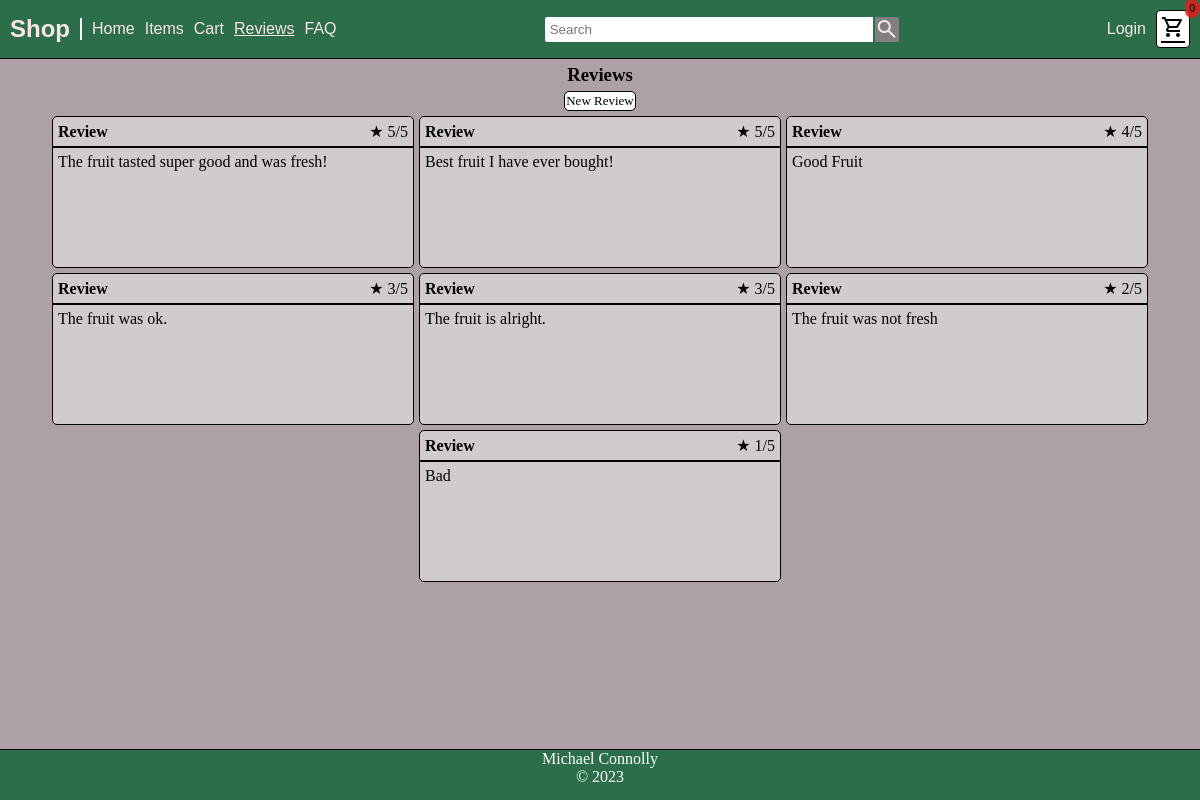
Screenshot of /reviews.php with the database file from the repository.
### tables this page shows
CREATE TABLE `reviews` (
  `id` int(11) NOT NULL,
  `review` varchar(400) DEFAULT NULL,
  `stars` int(11) DEFAULT NULL,
  `flag` smallint(6) DEFAULT NULL
);

### reviews.php (the view, shortened to what this page needs)
<?php
    include('db.php');
?>
<!DOCTYPE html>
<html lang="en">
<head>
    <link rel="stylesheet" href="style.css">
</head>
<body>
    <div class="website">
        <div class="header">
            <div class="nav">
                <h2>Shop</h2>
                <hr class="vertical">
                <a href="./" class="pages home">Home</a>
                <a href="items.php" class="pages">Items</a>
                <a href="cart.php" class="pages">Cart</a>
                <a href="reviews.php" class="pages active-page">Reviews</a>
                <a href="faq.php" class="pages">FAQ</a>
            </div>
            <div class="search">
                <input class="search-bar" type="search" placeholder="Search">
                <button class="material-symbols-outlined search-btn">search</button>
            </div>
            <div class='right'>
                <?php
                    if (isset($_SESSION["username"])) {
                        echo "<a href='logout.php' class='pages'>Logout</a>";
                    } else {
                        echo "<a href='login.php' class='pages'>Login</a>";
                    }
                ?>
                <div class="cart">
                    <?php
                        if(!empty($_SESSION["shopping_cart"])) {
                            $cart_count = count(array_keys($_SESSION["shopping_cart"]));
                        }
                        else {
                            $cart_count = 0;
                        }
                    ?>
                    <a href="cart.php" class="material-symbols-outlined cart-icon">shopping_cart</a>
                    <div id="cart-count" class="cart-count"><?php echo $cart_count ?></div>
                </div>
            </div>
        </div>
        <div class="body">
            <div class="main">
                <h3 class="page-header">Reviews</h3>
                <a class= 'btn' href="add-review.php">New Review</a>
                <div class="reviews">
                    <?php
                        $sql = "SELECT * FROM reviews ORDER BY stars DESC";
                        $result = $connection->query($sql);
                        while ($row = $result->fetch_assoc()) {
                                echo "
                                <div class='review'>
                                    <div class='review-header'>
                                        <h4>Review</h4>
                                        <p>★ $row[stars]/5</p>
                                    </div>
                                    <hr class='divider'>
                                    <p>$row[review]</p>
                                </div>
                            ";
                        }
                    ?>
                </div>
            </div>
        </div>
        <div class="footer">
            <p>Michael Connolly</p>
            <p>
                &copy; <?php echo date("Y"); ?>
            </p>
        </div>
    </div>
</body>
</html>

### style.css (style rules this page uses)
:root { --text-color: #F9E7E7; }
* { margin: 0; padding: 0; }
html, body { height: 100%; }
.website { display: flex; flex-flow: column; height: 100%; }
.header { flex: 0 1 auto; font-family:Verdana, Geneva, Tahoma, sans-serif; padding: 10px; display: flex; justify-content: space-between; align-items: center; color: var(--text-color); border-bottom: 1px solid black; background: #2C6E49; }
.cart { position: relative; background-color: white; border-radius: 4px; padding: 4px; color: black; border: 1px solid black; }
.cart-icon { cursor: pointer; color: black; }
.cart-count { background-color: rgba(228, 27, 27, 0.849); border-radius: 10px; font-size: 10px; padding: 4px; position: absolute; top: -12px; right: -10px; }
.search { padding: 5px; border-radius: 4px; display: flex; gap: 2px; width: 30%; margin: 0px 20px; }
.search-bar { width: 100%; padding: 5px; border-top-left-radius: 2px; border-bottom-left-radius: 2px; border: none; }
.search-btn { background: rgb(128, 128, 128); border: none; color: var(--text-color); border-top-right-radius: 2px; border-bottom-right-radius: 2px; }
.nav { display: flex; gap: 10px; align-items: center; }
.pages { text-decoration: none; color: var(--text-color); }
.pages.active-page { text-decoration: underline; }
.vertical { display: inline-block; height: 20px; border: 1px solid white; background-color: white; }
.body { flex: 1 1 auto; display: flex; }
.divider { border: 1px solid rgb(0, 0, 0); background-color: rgb(0, 0, 0); }
.main { background: #ADA0A6; width: 100%; display: flex; flex-flow: column; align-items: center; }
.page-header { padding: 5px; text-align: center; color: black; }
.footer { flex: 0 1 50px; text-align: center; border-top: 1px solid black; color: white; background: #2C6E49; }
.reviews { display: flex; flex-wrap: wrap; justify-content: center; padding: 5px 0px; gap: 5px; width: 100%; }
.review { width: 30%; height: 150px; background: #D2CBCB; border: 1px solid black; border-radius: 5px; }
.review h4, .review p { padding: 5px; }
.review hr { padding: 0px; }
.review-header { display: flex; align-items: center; justify-content: space-between; }
.btn { padding: 1px; background-color: white; border: 1px solid black; text-align: center; border-radius: 5px; font-size: small; text-decoration: none; color: black; }
.right { display: flex; align-items: center; gap: 10px; }

### rows the page displays
reviews: stars "5", review "The fruit tasted super good and was fresh!"
reviews: stars "5", review "Best fruit I have ever bought!"
reviews: stars "4", review "Good Fruit"
reviews: stars "3", review "The fruit was ok."
reviews: stars "3", review "The fruit is alright."
reviews: stars "2", review "The fruit was not fresh"
reviews: stars "1", review "Bad"

### other values shown
$cart_count "0"
